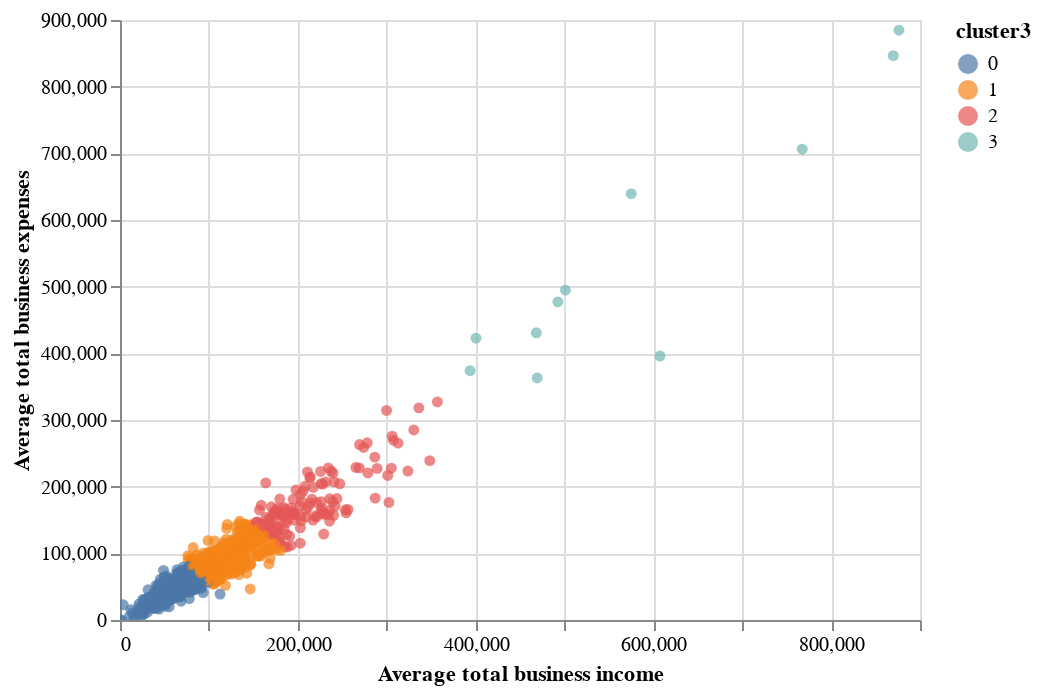

Notebook code for this chart:
### Code cell
scatter_plot.encode(x='Average total business income', y='Average total business expenses', color='cluster3:N', tooltip=['Postcode', 'cluster3', 'Average total business income', 'Average total business expenses']).interactive()

### Figure 1 — Vega-Lite specification as saved in the notebook (floating-point values rounded to 4 significant figures; data arrays with more than 128 entries replaced by an {"elided": "..."} marker saying what was removed)
{"config": {"view": {"continuousWidth": 400, "continuousHeight": 300}}, "data": {"name": "data-fc63cafa5fc5f13de5aacbd6a4407253"}, "mark": "circle", "encoding": {"color": {"type": "nominal", "field": "cluster3"}, "tooltip": [{"type": "quantitative", "field": "Postcode"}, {"type": "quantitative", "field": "cluster3"}, {"type": "quantitative", "field": "Average total business income"}, {"type": "quantitative", "field": "Average total business expenses"}], "x": {"type": "quantitative", "field": "Average total business income"}, "y": {"type": "quantitative", "field": "Average total business expenses"}}, "selection": {"selector004": {"type": "interval", "bind": "scales", "encodings": ["x", "y"]}}, "$schema": "https://vega.github.io/schema/vega-lite/v4.8.1.json", "datasets": {"data-fc63cafa5fc5f13de5aacbd6a4407253": {"elided": "2473 records"}}}
